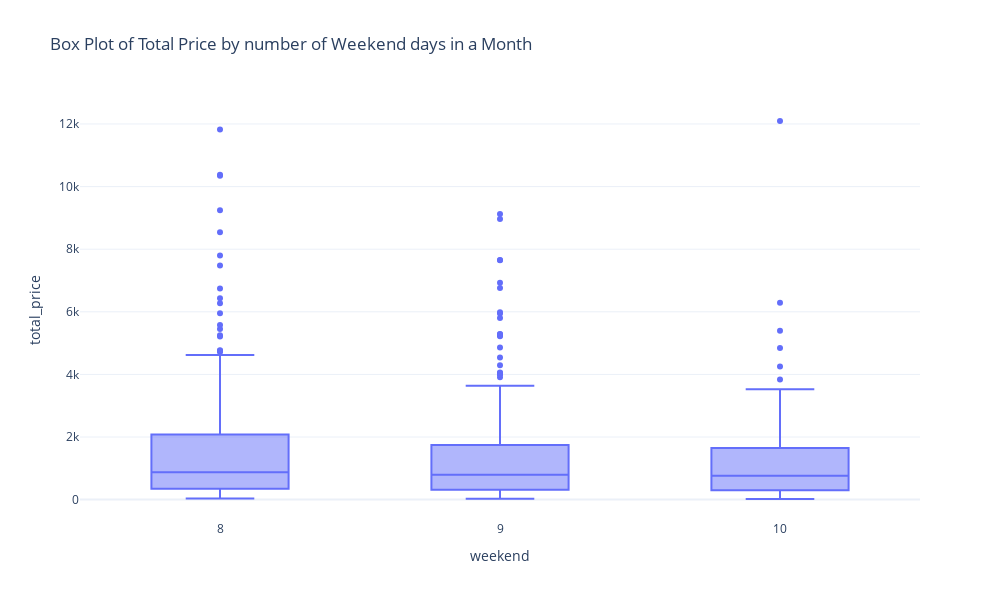

This figure's notebook cell:
### Code cell
# Box plot of Total Price by number of Weekend days in a Month
fig = px.box(data, x='weekend', y='total_price', title='Box Plot of Total Price by number of Weekend days in a Month',width=1000,height=600)
fig.show()

### Figure 1 — Plotly figure (JSON) as saved in the notebook; plotly's stock layout.template omitted (floating-point values rounded to 4 significant figures; data arrays with more than 128 entries replaced by an {"elided": "..."} marker saying what was removed)
{"data": [{"alignmentgroup": "True", "hovertemplate": "weekend=%{x}<br>total_price=%{y}<extra></extra>", "legendgroup": "", "marker": {"color": "#636efa"}, "name": "", "notched": false, "offsetgroup": "", "orientation": "v", "showlegend": false, "type": "box", "x": {"elided": "676 int values"}, "x0": " ", "xaxis": "x", "y": {"elided": "676 float values"}, "y0": " ", "yaxis": "y"}], "layout": {"boxmode": "group", "height": 600, "legend": {"tracegroupgap": 0}, "title": {"text": "Box Plot of Total Price by number of Weekend days in a Month"}, "width": 1000, "xaxis": {"anchor": "y", "autorange": true, "domain": [0, 1], "range": [7.5, 10.5], "title": {"text": "weekend"}, "type": "linear"}, "yaxis": {"anchor": "x", "autorange": true, "domain": [0, 1], "range": [-650.9, 12770.0], "title": {"text": "total_price"}, "type": "linear"}}}
